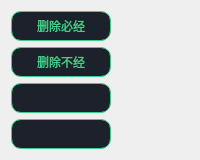
                  <widget class="QFrame" name="frame_30">
                   <layout class="QVBoxLayout" name="verticalLayout_29">
                    <item>
                     <widget class="QPushButton" name="delMustDevBtn">
                      <property name="minimumSize">
                       <size>
                        <width>100</width>
                        <height>30</height>
                       </size>
                      </property>
                      <property name="maximumSize">
                       <size>
                        <width>100</width>
                        <height>30</height>
                       </size>
                      </property>
                      <property name="styleSheet">
                       <string notr="true">QPushButton {
    background-color: rgba(28, 33, 44, 255);
    color: #44cc88;
    border: 1px solid #44cc88;
    border-radius: 10px;
    padding: 5px 10px;
}

QPushButton:hover {
    background-color: rgba(40, 45, 56, 255);
}

QPushButton:pressed {
    background-color: rgba(20, 25, 36, 255);
}</string>
                      </property>
                      <property name="text">
                       <string>删除必经</string>
                      </property>
                      <property name="icon">
                       <iconset resource="resources.qrc">
                        <normaloff>:/icons/assets/delete.svg</normaloff>:/icons/assets/delete.svg</iconset>
                      </property>
                     </widget>
                    </item>
                    <item>
                     <widget class="QPushButton" name="delNotDevBtn">
                      <property name="minimumSize">
                       <size>
                        <width>100</width>
                        <height>30</height>
                       </size>
                      </property>
                      <property name="maximumSize">
                       <size>
                        <width>100</width>
                        <height>30</height>
                       </size>
                      </property>
                      <property name="styleSheet">
                       <string notr="true">QPushButton {
    background-color: rgba(28, 33, 44, 255);
    color: #44cc88;
    border: 1px solid #44cc88;
    border-radius: 10px;
    padding: 5px 10px;
}

QPushButton:hover {
    background-color: rgba(40, 45, 56, 255);
}

QPushButton:pressed {
    background-color: rgba(20, 25, 36, 255);
}</string>
                      </property>
                      <property name="text">
                       <string>删除不经</string>
                      </property>
                      <property name="icon">
                       <iconset resource="resources.qrc">
                        <normaloff>:/icons/assets/delete.svg</normaloff>:/icons/assets/delete.svg</iconset>
                      </property>
                     </widget>
                    </item>
                    <item>
                     <widget class="QPushButton" name="devToLeftBtn">
                      <property name="minimumSize">
                       <size>
                        <width>100</width>
                        <height>30</height>
                       </size>
                      </property>
                      <property name="maximumSize">
                       <size>
                        <width>100</width>
                        <height>30</height>
                       </size>
                      </property>
                      <property name="styleSheet">
                       <string notr="true">QPushButton {
    background-color: rgba(28, 33, 44, 255);
    color: #44cc88;
    border: 1px solid #44cc88;
    border-radius: 10px;
    padding: 5px 10px;
}

QPushButton:hover {
    background-color: rgba(40, 45, 56, 255);
}

QPushButton:pressed {
    background-color: rgba(20, 25, 36, 255);
}</string>
                      </property>
                      <property name="text">
                       <string/>
                      </property>
                      <property name="icon">
                       <iconset resource="resources.qrc">
                        <normaloff>:/icons/assets/left.svg</normaloff>:/icons/assets/left.svg</iconset>
                      </property>
                     </widget>
                    </item>
                    <item>
                     <widget class="QPushButton" name="devToRightBtn">
                      <property name="minimumSize">
                       <size>
                        <width>100</width>
                        <height>30</height>
                       </size>
                      </property>
                      <property name="maximumSize">
                       <size>
                        <width>100</width>
                        <height>30</height>
                       </size>
                      </property>
                      <property name="styleSheet">
                       <string notr="true">QPushButton {
    background-color: rgba(28, 33, 44, 255);
    color: #44cc88;
    border: 1px solid #44cc88;
    border-radius: 10px;
    padding: 5px 10px;
}

QPushButton:hover {
    background-color: rgba(40, 45, 56, 255);
}

QPushButton:pressed {
    background-color: rgba(20, 25, 36, 255);
}</string>
                      </property>
                      <property name="text">
                       <string/>
                      </property>
                      <property name="icon">
                       <iconset resource="resources.qrc">
                        <normaloff>:/icons/assets/right.svg</normaloff>:/icons/assets/right.svg</iconset>
                      </property>
                     </widget>
                    </item>
                   </layout>
                  </widget>
